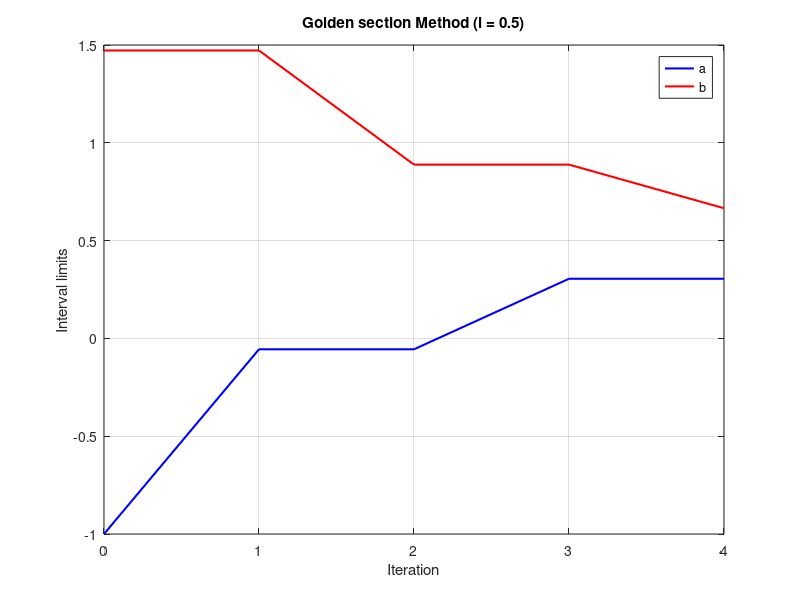

Write MATLAB code to recreate this figure.
% Define f1(x)
f1 = @(x) (x - 2)^2 + x * log(x + 3);
% Define f2(x)
f2 = @(x) exp(-2 * x) + (x - 2)^2;
% Define f3(x)
f3 = @(x) exp(x) * (x^3 - 1) + (x - 1) * sin(x);

% Golden section method for finding the minimum of a function
function [count_values, a_values, b_values] = goldenFunc(f,l)
    % Initialize the interval and tolerance parameters
    a = -1;
    b = 3;

    % Golden ratio
    gamma = 0.618; 

    % Counter for the number of iterations
    count = 0;

    % Compute initial interior points
    x1 = a + (1 - gamma) * (b - a);
    x2 = a + gamma * (b - a);

    % Preallocate arrays with a row vector structure for efficiency
    max_iterations = 100;  % Adjust this based on expected iteration count
    count_values = zeros(1, max_iterations);
    a_values = zeros(1, max_iterations);
    b_values = zeros(1, max_iterations);

    % Iterative search
    while (b - a) > l
        % Evaluate function at points c and d
        f_x1 = f(x1);
        f_x2 = f(x2);
        
        % Update the interval [a, b]
        if f_x1 > f_x2
            a = x1;    
            x1 = x2;  
            x2 = a + gamma*(b-a);  
        else
            b = x2; 
            x2 = x1;      
            x1 = a + (1 - gamma)*(b - a); 
        end

        % Store the current iteration count and interval limits
        count_values(count + 1) = count;
        a_values(count + 1) = a;
        b_values(count + 1) = b;

        % Increment the iteration counter
        count = count + 1; % here we count function evaluations
    end

    % Trim the unused preallocated array space
    count_values = count_values(1:count);
    a_values = a_values(1:count);
    b_values = b_values(1:count); 

    % Output the result
    minimum_x = (a + b) / 2;
    minimum_f = f(minimum_x);

    fprintf('Approximate minimum value: f(%.5f) = %.5f\n', minimum_x, minimum_f);
    fprintf('Interval [a,b]: [%.5f,%.5f]\n', a, b);
end

% Call goldenFunc and retrieve iteration data
[count_values, a_values, b_values] = goldenFunc(f3,0.5);

% Plot
plot(count_values, a_values, 'b-', 'LineWidth', 1.5);
hold on;
plot(count_values, b_values, 'r-', 'LineWidth', 1.5);
xlabel('Iteration');
ylabel('Interval limits');
title('Golden section Method (l = 0.5)');
legend('a', 'b');
grid on;
hold off;
